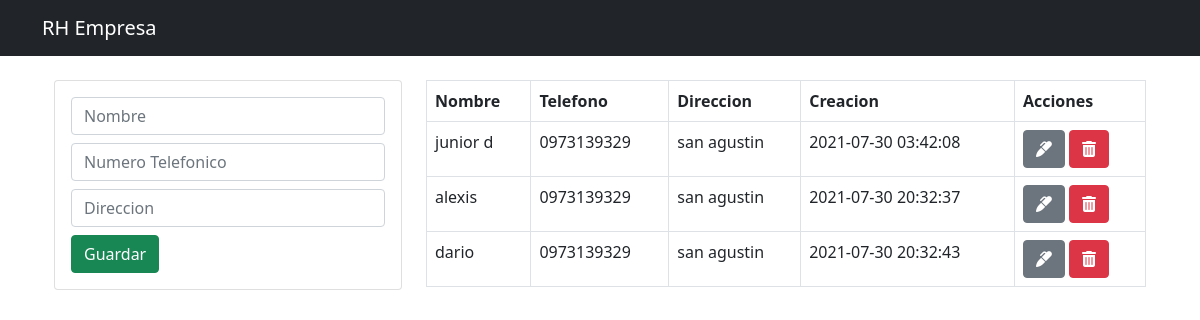
The page / on the database its author committed.
### tables this page shows
CREATE TABLE `tarea` (
  `id` int(11) NOT NULL,
  `nombre` varchar(19) NOT NULL,
  `telefono` varchar(19) NOT NULL,
  `direccion` varchar(19) NOT NULL,
  `created_at` timestamp NOT NULL DEFAULT current_timestamp() ON UPDATE current_timestamp()
);

### index.php (the view, shortened to what this page needs)
<?php include("db.php") ?>
<?php include("includes/header.php") ?>
<div class="container p-4">
    <div class="row">
    <div class="col-md-4">
    <div class="card card-body">
        <form action="save_task.php" method="POST">
            <div class="form-group">
                <input type="text" name="nombre" class="form-control"
                placeholder="Nombre" autofocus>
            </div>
            <div class="form-group">
            <input type="tel" name="telefono" class="form-control my-2"
                placeholder="Numero Telefonico" autofocus>
            </div>
            <div class="form-group">
            <input type="text" name="direccion" class="form-control my-2"
                placeholder="Direccion" autofocus>
            </div>
            <input type="submit" class="btn btn-success btn-block " name="save_task" value="Guardar">
        </form>
    </div>
    </div>
    <div class="col-md-8">
            <table class="table table-bordered">
            <thead>
                <tr>
                    <th>Nombre</th>
                    <th>Telefono</th>
                    <th>Direccion</th>
                    <th>Creacion</th>
                    <th>Acciones</th>
                </tr>
            </thead>
            <tbody>
                <?php
                $query = "SELECT * FROM tarea";
                $result_task = mysqli_query($conn, $query);
                while($row = mysqli_fetch_array($result_task)){ ?>
                <tr>
                    <td><?php echo $row['nombre'] ?></td>
                    <td><?php echo $row['telefono'] ?></td>
                    <td><?php echo $row['direccion'] ?></td>
                    <td><?php echo $row['created_at'] ?></td>
                    <td>
                        <a href="edit.php?id=<?php echo $row['id']?>" class="btn btn-secondary">
                          <i class="fas fa-marker "></i>
                        </a>
                        <a href="delete_task.php?id=<?php echo $row['id']?>" class="btn btn-danger">
                            <i class="fa fa-trash-alt"></i>
                        </a>
                    </td>
                </tr>
               <?php } ?>
            </tbody>
            </table>
    </div>
    </div>
</div>
  <?php include("includes/footer.php") ?>

### includes/header.php (shortened to what this page needs)
<!DOCTYPE html>
<html lang="en">
<head>
    <link href="https://cdn.jsdelivr.net/npm/bootstrap@5.0.2/dist/css/bootstrap.min.css" rel="stylesheet"
>
</head>
<body>
<nav class="navbar navbar-dark bg-dark">
    <div class="container">
        <a  href="index.php" class="navbar-brand">RH Empresa</a>
    </div>
</nav>

### includes/footer.php (shortened to what this page needs)
</body>
</html>

### rows shown on the page
tarea: nombre "junior d", telefono "0973139329", direccion "san agustin", created_at "2021-07-30 03:42:08"
tarea: nombre "alexis", telefono "0973139329", direccion "san agustin", created_at "2021-07-30 20:32:37"
tarea: nombre "dario", telefono "0973139329", direccion "san agustin", created_at "2021-07-30 20:32:43"
